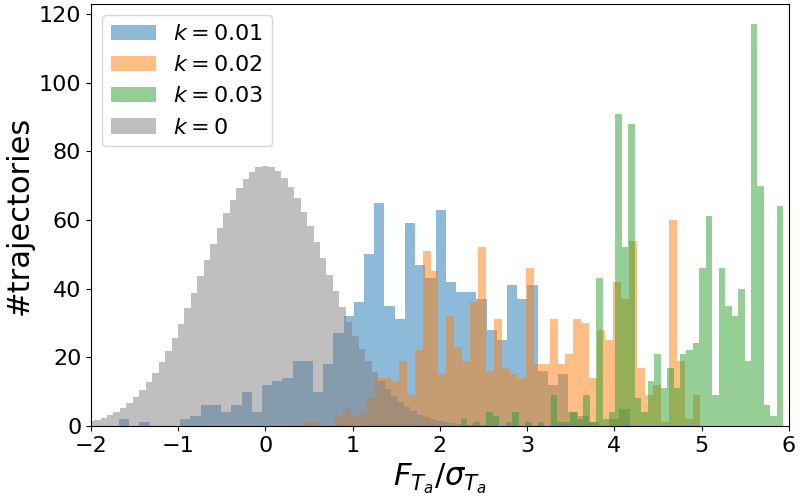

Write Python code to recreate this figure.
import os
import numpy as np
import matplotlib.pyplot as plt
from scipy.special import erf

from jfm_paper import utils


def ret_gaussian(x):
    """ Returns zero-mean, unit variance at point
    """
    return (1.0 / (np.sqrt(2.0 * np.pi))) * np.exp(-0.5 * x * x)


musimga = np.fromfile("../..//data/musigma_AVG_10.dat", float, -1, "")

prefix = "../../data/"
gktl_dirs = ["er_lannic_1", "er_lannic_0", "er_lannic"]
gktl_dirs = [os.path.join(prefix, gktl_dir) for gktl_dir in gktl_dirs]

fig, ax = plt.subplots(figsize=(8, 5), constrained_layout=True)

for gktl_dir in gktl_dirs:
    gktl_params = utils.get_gktl_parameters(gktl_dir)
    df = utils.get_gktl_drag_trajectories(gktl_dir)
    traj = df.values
    gktl_params = utils.get_gktl_parameters(gktl_dir)
    A = [np.mean(traj[:, i]) for i in range(gktl_params["nc"])]

    k = gktl_params["k"]
    label = "$k = {:1.2f}$".format(k)
    n, bins, patches = plt.hist(A / musimga[1], 50, alpha=0.5, label=label)

binsize = bins[1] - bins[0]
nc = utils.get_gktl_parameters(gktl_dirs[0])["nc"]
A = np.sqrt(np.pi) * 0.5
mesh = np.arange(-5, 5, binsize)
hist = A * nc * (erf(mesh[1:]) - erf(mesh[:-1]))
midpoints = [0.5 * (b + a) for a, b in zip(mesh[:-1], mesh[1:])]
plt.bar(
    x=midpoints, height=hist, width=binsize, alpha=0.5, color="#808080", label="$k=0$"
)

plt.xlabel("$F_{T_a} / \\sigma_{T_a}$", fontsize=22)
plt.ylabel("#trajectories", fontsize=22)
ax.tick_params(axis="both", which="major", labelsize=16)
ax.legend(loc="best", fontsize=16)
plt.xlim((-2, 6))

fname = os.path.splitext(__file__)[0] + ".eps"
plt.savefig(fname)

plt.show()
